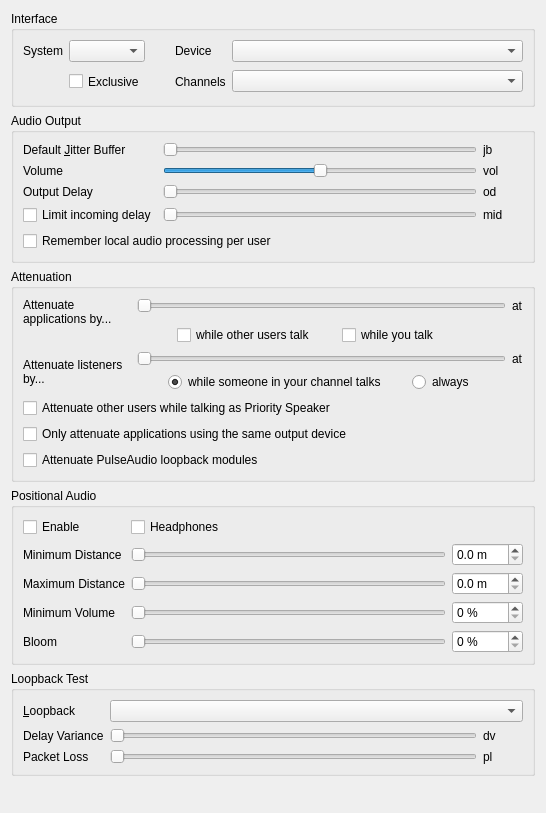
<?xml version="1.0" encoding="UTF-8"?>
<ui version="4.0">
 <class>AudioOutput</class>
 <widget class="QWidget" name="AudioOutput">
  <property name="geometry">
   <rect>
    <x>0</x>
    <y>0</y>
    <width>546</width>
    <height>813</height>
   </rect>
  </property>
  <property name="windowTitle">
   <string>Audio output</string>
  </property>
  <layout class="QVBoxLayout" name="verticalLayout">
   <item>
    <widget class="QGroupBox" name="qgbInterfaces">
     <property name="title">
      <string>Interface</string>
     </property>
     <layout class="QGridLayout" name="gridLayout_3">
      <item row="0" column="0">
       <widget class="QLabel" name="qliSystem">
        <property name="text">
         <string>System</string>
        </property>
        <property name="buddy">
         <cstring>qcbSystem</cstring>
        </property>
       </widget>
      </item>
      <item row="0" column="1">
       <widget class="MUComboBox" name="qcbSystem">
        <property name="sizePolicy">
         <sizepolicy hsizetype="MinimumExpanding" vsizetype="Fixed">
          <horstretch>0</horstretch>
          <verstretch>0</verstretch>
         </sizepolicy>
        </property>
        <property name="toolTip">
         <string>Output method for audio</string>
        </property>
        <property name="whatsThis">
         <string>&lt;b&gt;This is the output method to use for audio.&lt;/b&gt;</string>
        </property>
        <property name="accessibleName">
         <string>Audio output system</string>
        </property>
       </widget>
      </item>
      <item row="0" column="2">
       <spacer>
        <property name="orientation">
         <enum>Qt::Horizontal</enum>
        </property>
        <property name="sizeType">
         <enum>QSizePolicy::Maximum</enum>
        </property>
        <property name="sizeHint" stdset="0">
         <size>
          <width>24</width>
          <height>16</height>
         </size>
        </property>
       </spacer>
      </item>
      <item row="0" column="3">
       <widget class="QLabel" name="qliDevice">
        <property name="text">
         <string>Device</string>
        </property>
        <property name="buddy">
         <cstring>qcbDevice</cstring>
        </property>
       </widget>
      </item>
      <item row="0" column="4">
       <widget class="MUComboBox" name="qcbDevice">
        <property name="sizePolicy">
         <sizepolicy hsizetype="MinimumExpanding" vsizetype="Fixed">
          <horstretch>1</horstretch>
          <verstretch>0</verstretch>
         </sizepolicy>
        </property>
        <property name="toolTip">
         <string>Output device for audio</string>
        </property>
        <property name="whatsThis">
         <string>&lt;b&gt;This is the output device to use for audio.&lt;/b&gt;</string>
        </property>
        <property name="accessibleName">
         <string>Audio output device</string>
        </property>
        <property name="sizeAdjustPolicy">
         <enum>QComboBox::AdjustToContents</enum>
        </property>
        <property name="minimumContentsLength">
         <number>16</number>
        </property>
       </widget>
      </item>
      <item row="1" column="1">
       <widget class="QCheckBox" name="qcbExclusive">
        <property name="enabled">
         <bool>true</bool>
        </property>
        <property name="minimumSize">
         <size>
          <width>0</width>
          <height>27</height>
         </size>
        </property>
        <property name="toolTip">
         <string>Exclusive mode, not recommended.</string>
        </property>
        <property name="whatsThis">
         <string>&lt;b&gt;This opens the device in exclusive mode.&lt;/b&gt;&lt;br /&gt;No other application will be able to use the device.</string>
        </property>
        <property name="text">
         <string>Exclusive</string>
        </property>
       </widget>
      </item>
      <item row="1" column="3">
       <widget class="QLabel" name="qliChannelLayout">
        <property name="text">
         <string>Channels</string>
        </property>
        <property name="buddy">
         <cstring>qcbChannelLayout</cstring>
        </property>
       </widget>
      </item>
      <item row="1" column="4">
       <widget class="MUComboBox" name="qcbChannelLayout">
        <property name="sizePolicy">
         <sizepolicy hsizetype="MinimumExpanding" vsizetype="Fixed">
          <horstretch>1</horstretch>
          <verstretch>0</verstretch>
         </sizepolicy>
        </property>
        <property name="toolTip">
         <string>Channel layout for audio output</string>
        </property>
        <property name="whatsThis">
         <string>&lt;b&gt;This is the channel layout (e.g. stereo or surround) to mix the audio for.&lt;/b&gt;</string>
        </property>
        <property name="accessibleName">
         <string>Audio output channel layout</string>
        </property>
       </widget>
      </item>
     </layout>
    </widget>
   </item>
   <item>
    <widget class="QGroupBox" name="qgbOutput">
     <property name="title">
      <string>Audio Output</string>
     </property>
     <layout class="QGridLayout" name="gridLayout">
      <item row="1" column="2">
       <widget class="QLabel" name="qlVolume">
        <property name="text">
         <string notr="true">vol</string>
        </property>
       </widget>
      </item>
      <item row="2" column="1">
       <widget class="SemanticSlider" name="qsDelay">
        <property name="toolTip">
         <string>Amount of data to buffer</string>
        </property>
        <property name="whatsThis">
         <string>This sets the amount of data to pre-buffer in the output buffer. Experiment with different values and set it to the lowest which doesn't cause rapid jitter in the sound.</string>
        </property>
        <property name="accessibleName">
         <string>Output delay of incoming speech</string>
        </property>
        <property name="minimum">
         <number>1</number>
        </property>
        <property name="maximum">
         <number>10</number>
        </property>
        <property name="pageStep">
         <number>3</number>
        </property>
        <property name="orientation">
         <enum>Qt::Horizontal</enum>
        </property>
       </widget>
      </item>
      <item row="0" column="2">
       <widget class="QLabel" name="qlJitter">
        <property name="minimumSize">
         <size>
          <width>40</width>
          <height>0</height>
         </size>
        </property>
        <property name="text">
         <string notr="true">jb</string>
        </property>
       </widget>
      </item>
      <item row="2" column="0">
       <widget class="QLabel" name="qliDelay">
        <property name="text">
         <string>Output Delay</string>
        </property>
        <property name="buddy">
         <cstring>qsDelay</cstring>
        </property>
       </widget>
      </item>
      <item row="1" column="1">
       <widget class="SemanticSlider" name="qsVolume">
        <property name="toolTip">
         <string>Volume of incoming speech</string>
        </property>
        <property name="whatsThis">
         <string>&lt;b&gt;This adjusts the volume of incoming speech.&lt;/b&gt;&lt;br /&gt;Note that if you increase this beyond 100%, audio will be distorted.</string>
        </property>
        <property name="accessibleName">
         <string>Volume of incoming speech</string>
        </property>
        <property name="minimum">
         <number>0</number>
        </property>
        <property name="maximum">
         <number>200</number>
        </property>
        <property name="value">
         <number>100</number>
        </property>
        <property name="orientation">
         <enum>Qt::Horizontal</enum>
        </property>
       </widget>
      </item>
      <item row="1" column="0">
       <widget class="QLabel" name="qliVolume">
        <property name="text">
         <string>Volume</string>
        </property>
        <property name="buddy">
         <cstring>qsVolume</cstring>
        </property>
       </widget>
      </item>
      <item row="2" column="2">
       <widget class="QLabel" name="qlDelay">
        <property name="text">
         <string notr="true">od</string>
        </property>
       </widget>
      </item>
      <item row="0" column="1">
       <widget class="SemanticSlider" name="qsJitter">
        <property name="toolTip">
         <string>Safety margin for jitter buffer</string>
        </property>
        <property name="whatsThis">
         <string>&lt;b&gt;This sets the minimum safety margin for the jitter buffer.&lt;/b&gt;&lt;br /&gt;All incoming audio is buffered, and the jitter buffer continually tries to push the buffer to the minimum sustainable by your network, so latency can be as low as possible. This sets the minimum buffer size to use. If the start of sentences you hear is very jittery, increase this value.</string>
        </property>
        <property name="accessibleName">
         <string>Jitter buffer time</string>
        </property>
        <property name="minimum">
         <number>1</number>
        </property>
        <property name="maximum">
         <number>5</number>
        </property>
        <property name="pageStep">
         <number>2</number>
        </property>
        <property name="orientation">
         <enum>Qt::Horizontal</enum>
        </property>
       </widget>
      </item>
      <item row="0" column="0">
       <widget class="QLabel" name="qliJitter">
        <property name="text">
         <string>Default &amp;Jitter Buffer</string>
        </property>
        <property name="buddy">
         <cstring>qsJitter</cstring>
        </property>
       </widget>
      </item>
      <item row="3" column="0">
       <widget class="QCheckBox" name="qcbLimitIncomingDelay">
        <property name="toolTip">
         <string>Skip incoming audio that has been delayed for too long</string>
        </property>
        <property name="whatsThis">
         <string>&lt;b&gt;This limits how much delay incoming audio may accumulate.&lt;/b&gt;&lt;br /&gt;On unstable connections (or when the system stalls), the buffer holding incoming audio can grow indefinitely while a user transmits continuously, delaying their voice by several seconds. With this option enabled, audio that is delayed by more than the configured maximum is skipped, so voices stay close to live. Disable this if you would rather hear everything that was said, no matter how late it arrives.</string>
        </property>
        <property name="text">
         <string>Limit incoming delay</string>
        </property>
       </widget>
      </item>
      <item row="3" column="1">
       <widget class="SemanticSlider" name="qsMaxIncomingDelay">
        <property name="toolTip">
         <string>Maximum delay of incoming audio</string>
        </property>
        <property name="whatsThis">
         <string>&lt;b&gt;This sets the maximum delay incoming audio may accumulate before it is skipped.&lt;/b&gt;&lt;br /&gt;Lower values keep voices closer to live but drop audio sooner on connection hiccups; higher values lose less audio but tolerate a larger delay. If voices sound choppy on a bad connection, increase this value.</string>
        </property>
        <property name="accessibleName">
         <string>Maximum delay of incoming audio</string>
        </property>
        <property name="minimum">
         <number>1</number>
        </property>
        <property name="maximum">
         <number>50</number>
        </property>
        <property name="pageStep">
         <number>5</number>
        </property>
        <property name="orientation">
         <enum>Qt::Horizontal</enum>
        </property>
       </widget>
      </item>
      <item row="4" column="0" colspan="3">
       <widget class="QCheckBox" name="qcbPersistLocalAudioProcessing">
        <property name="toolTip">
         <string>Remember the per-user local audio processing across restarts</string>
        </property>
        <property name="whatsThis">
         <string>&lt;b&gt;This remembers the per-user local audio processing across restarts.&lt;/b&gt;&lt;br /&gt;The local noise suppression and signal-to-noise based amplification configured for individual users (via their context menu) normally only last for the current session. With this option enabled they are stored, keyed by the user's certificate, and applied again whenever that user is encountered.</string>
        </property>
        <property name="text">
         <string>Remember local audio processing per user</string>
        </property>
       </widget>
      </item>
      <item row="3" column="2">
       <widget class="QLabel" name="qlMaxIncomingDelay">
        <property name="minimumSize">
         <size>
          <width>40</width>
          <height>0</height>
         </size>
        </property>
        <property name="text">
         <string notr="true">mid</string>
        </property>
       </widget>
      </item>
     </layout>
    </widget>
   </item>
   <item>
    <widget class="QGroupBox" name="qgbAttenuation">
     <property name="toolTip">
      <string/>
     </property>
     <property name="title">
      <string>Attenuation</string>
     </property>
     <layout class="QGridLayout" name="gridLayout_4">
      <item row="8" column="0" colspan="3">
       <widget class="QCheckBox" name="qcbOnlyAttenuateSameOutput">
        <property name="toolTip">
         <string>If checked, Mumble will only attenuate applications that are using the same output source as Mumble</string>
        </property>
        <property name="whatsThis">
         <string>&lt;b&gt;Attenuate only applications using the same output as Mumble&lt;/b&gt;&lt;br /&gt;If checked, applications that use a different output than Mumble will not be attenuated.</string>
        </property>
        <property name="text">
         <string>Only attenuate applications using the same output device</string>
        </property>
       </widget>
      </item>
      <item row="0" column="1">
       <widget class="SemanticSlider" name="qsOtherVolume">
        <property name="toolTip">
         <string>Attenuation of other applications during speech</string>
        </property>
        <property name="whatsThis">
         <string>&lt;b&gt;Attenuate volume of other applications during speech&lt;/b&gt;&lt;br /&gt;Mumble supports decreasing the volume of other applications during incoming and/or outgoing speech. This sets the attenuation of other applications if the feature is enabled.</string>
        </property>
        <property name="accessibleName">
         <string>Attenuation percentage</string>
        </property>
        <property name="accessibleDescription">
         <string>During speech, the volume of other applications will be reduced by this amount</string>
        </property>
        <property name="minimum">
         <number>0</number>
        </property>
        <property name="maximum">
         <number>100</number>
        </property>
        <property name="value">
         <number>0</number>
        </property>
        <property name="orientation">
         <enum>Qt::Horizontal</enum>
        </property>
       </widget>
      </item>
      <item row="2" column="1">
       <layout class="QHBoxLayout" name="horizontalLayout_2">
        <item>
         <spacer name="horizontalSpacer">
          <property name="orientation">
           <enum>Qt::Horizontal</enum>
          </property>
          <property name="sizeType">
           <enum>QSizePolicy::Maximum</enum>
          </property>
          <property name="sizeHint" stdset="0">
           <size>
            <width>40</width>
            <height>20</height>
           </size>
          </property>
         </spacer>
        </item>
        <item>
         <widget class="QCheckBox" name="qcbAttenuateOthers">
          <property name="toolTip">
           <string>If checked Mumble lowers the volume of other applications while other users talk</string>
          </property>
          <property name="whatsThis">
           <string>&lt;b&gt;Attenuate applications while other users talk&lt;/b&gt;&lt;br /&gt;Mumble supports decreasing the volume of other applications during incoming and/or outgoing speech. This makes mumble activate the feature while other users talk to you.</string>
          </property>
          <property name="text">
           <string>while other users talk</string>
          </property>
         </widget>
        </item>
        <item>
         <spacer name="horizontalSpacer_3">
          <property name="orientation">
           <enum>Qt::Horizontal</enum>
          </property>
          <property name="sizeType">
           <enum>QSizePolicy::Fixed</enum>
          </property>
          <property name="sizeHint" stdset="0">
           <size>
            <width>20</width>
            <height>20</height>
           </size>
          </property>
         </spacer>
        </item>
        <item>
         <widget class="QCheckBox" name="qcbAttenuateOthersOnTalk">
          <property name="toolTip">
           <string>If checked Mumble lowers the volume of other applications while you talk</string>
          </property>
          <property name="whatsThis">
           <string>&lt;b&gt;Attenuate applications while you talk&lt;/b&gt;&lt;br /&gt;Mumble supports decreasing the volume of other applications during incoming and/or outgoing speech. This makes mumble activate the feature while you talk.</string>
          </property>
          <property name="text">
           <string>while you talk</string>
          </property>
         </widget>
        </item>
        <item>
         <spacer name="horizontalSpacer_2">
          <property name="orientation">
           <enum>Qt::Horizontal</enum>
          </property>
          <property name="sizeHint" stdset="0">
           <size>
            <width>40</width>
            <height>20</height>
           </size>
          </property>
         </spacer>
        </item>
       </layout>
      </item>
      <item row="0" column="0" rowspan="3">
       <widget class="QLabel" name="qliOtherVolume">
        <property name="text">
         <string>Attenuate applications by...</string>
        </property>
        <property name="alignment">
         <set>Qt::AlignLeading|Qt::AlignLeft|Qt::AlignTop</set>
        </property>
        <property name="wordWrap">
         <bool>true</bool>
        </property>
        <property name="buddy">
         <cstring>qsOtherVolume</cstring>
        </property>
       </widget>
      </item>
      <item row="7" column="0" colspan="3">
       <widget class="QCheckBox" name="qcbAttenuateUsersOnPrioritySpeak">
        <property name="toolTip">
         <string>If checked Mumble lowers the volume of other users while you talk if you have the &quot;Priority Speaker&quot; status.</string>
        </property>
        <property name="whatsThis">
         <string>&lt;b&gt;Attenuate other users while talking as Priority Speaker&lt;/b&gt;&lt;br /&gt;Mumble supports decreasing the volume of other users while you talk as the &lt;i&gt;Priority Speaker&lt;/i&gt; to avoid getting disturbed. Checking this checkbox will enable this feature.</string>
        </property>
        <property name="text">
         <string>Attenuate other users while talking as Priority Speaker</string>
        </property>
       </widget>
      </item>
      <item row="0" column="2">
       <widget class="QLabel" name="qlOtherVolume">
        <property name="text">
         <string notr="true">at</string>
        </property>
       </widget>
      </item>
      <item row="9" column="0" colspan="3">
       <widget class="QCheckBox" name="qcbAttenuateLoopbacks">
        <property name="toolTip">
         <string>If checked, PulseAudio loopback modules will be attenuated</string>
        </property>
        <property name="whatsThis">
         <string>&lt;b&gt;Attenuate PulseAudio loopback modules&lt;/b&gt;&lt;br /&gt;If loopback modules are linked to Mumble's output device/sink, they will also be attenuated.</string>
        </property>
        <property name="text">
         <string>Attenuate PulseAudio loopback modules</string>
        </property>
       </widget>
      </item>
      <item row="3" column="1">
       <widget class="SemanticSlider" name="qsListenerAttenuation">
        <property name="maximum">
         <number>100</number>
        </property>
        <property name="orientation">
         <enum>Qt::Horizontal</enum>
        </property>
       </widget>
      </item>
      <item row="3" column="2">
       <widget class="QLabel" name="qlListenerAttenuation">
        <property name="text">
         <string>at</string>
        </property>
       </widget>
      </item>
      <item row="4" column="1">
       <layout class="QHBoxLayout" name="horizontalLayout">
        <item>
         <spacer name="horizontalSpacer_4">
          <property name="orientation">
           <enum>Qt::Horizontal</enum>
          </property>
          <property name="sizeType">
           <enum>QSizePolicy::Maximum</enum>
          </property>
          <property name="sizeHint" stdset="0">
           <size>
            <width>40</width>
            <height>20</height>
           </size>
          </property>
         </spacer>
        </item>
        <item>
         <widget class="QRadioButton" name="qrbAttenuateListenerWhileTalk">
          <property name="text">
           <string>while someone in your channel talks</string>
          </property>
          <property name="checked">
           <bool>true</bool>
          </property>
         </widget>
        </item>
        <item>
         <spacer name="horizontalSpacer_6">
          <property name="orientation">
           <enum>Qt::Horizontal</enum>
          </property>
          <property name="sizeType">
           <enum>QSizePolicy::Fixed</enum>
          </property>
          <property name="sizeHint" stdset="0">
           <size>
            <width>20</width>
            <height>20</height>
           </size>
          </property>
         </spacer>
        </item>
        <item>
         <widget class="QRadioButton" name="qrbAttenuateListenerAlways">
          <property name="text">
           <string>always</string>
          </property>
         </widget>
        </item>
        <item>
         <spacer name="horizontalSpacer_5">
          <property name="orientation">
           <enum>Qt::Horizontal</enum>
          </property>
          <property name="sizeHint" stdset="0">
           <size>
            <width>40</width>
            <height>20</height>
           </size>
          </property>
         </spacer>
        </item>
       </layout>
      </item>
      <item row="3" column="0" rowspan="2">
       <widget class="QLabel" name="qliListenerAttenuation">
        <property name="text">
         <string>Attenuate listeners by...</string>
        </property>
        <property name="wordWrap">
         <bool>true</bool>
        </property>
        <property name="buddy">
         <cstring>qsListenerAttenuation</cstring>
        </property>
       </widget>
      </item>
     </layout>
    </widget>
   </item>
   <item>
    <widget class="QGroupBox" name="qgbPositionalAudio">
     <property name="enabled">
      <bool>true</bool>
     </property>
     <property name="title">
      <string>Positional Audio</string>
     </property>
     <layout class="QGridLayout" name="gridLayout_2">
      <item row="0" column="2">
       <widget class="QCheckBox" name="qcbHeadphones">
        <property name="toolTip">
         <string>The connected &quot;speakers&quot; are actually headphones</string>
        </property>
        <property name="whatsThis">
         <string>Checking this indicates that you don't have speakers connected, just headphones. This is important, as speakers are usually in front of you, while headphones are directly to your left/right.</string>
        </property>
        <property name="text">
         <string>Headphones</string>
        </property>
       </widget>
      </item>
      <item row="7" column="2">
       <widget class="SemanticSlider" name="qsMinimumVolume">
        <property name="toolTip">
         <string/>
        </property>
        <property name="whatsThis">
         <string>What should the volume be at the maximum distance?</string>
        </property>
        <property name="accessibleName">
         <string>Minimum volume</string>
        </property>
        <property name="orientation">
         <enum>Qt::Horizontal</enum>
        </property>
       </widget>
      </item>
      <item row="3" column="2">
       <widget class="SemanticSlider" name="qsMinDistance">
        <property name="toolTip">
         <string/>
        </property>
        <property name="statusTip">
         <string/>
        </property>
        <property name="whatsThis">
         <string>This sets the minimum distance for sound calculations. The volume of other users' speech will not decrease until they are at least this far away from you.</string>
        </property>
        <property name="accessibleName">
         <string>Minimum distance</string>
        </property>
        <property name="orientation">
         <enum>Qt::Horizontal</enum>
        </property>
       </widget>
      </item>
      <item row="6" column="2">
       <widget class="SemanticSlider" name="qsMaxDistance">
        <property name="toolTip">
         <string/>
        </property>
        <property name="whatsThis">
         <string>This sets the maximum distance for sound calculations. When farther away than this, other users' speech volume will not decrease any further.</string>
        </property>
        <property name="accessibleName">
         <string>Maximum distance</string>
        </property>
        <property name="orientation">
         <enum>Qt::Horizontal</enum>
        </property>
       </widget>
      </item>
      <item row="0" column="1">
       <widget class="QCheckBox" name="qcbPositional">
        <property name="text">
         <string>Enable</string>
        </property>
       </widget>
      </item>
      <item row="8" column="3">
       <widget class="QSpinBox" name="qsbBloom">
        <property name="suffix">
         <string> %</string>
        </property>
       </widget>
      </item>
      <item row="6" column="1">
       <widget class="QLabel" name="qlMaxDistance">
        <property name="text">
         <string>Maximum Distance</string>
        </property>
        <property name="buddy">
         <cstring>qsMaxDistance</cstring>
        </property>
       </widget>
      </item>
      <item row="7" column="3">
       <widget class="QSpinBox" name="qsbMinimumVolume">
        <property name="suffix">
         <string> %</string>
        </property>
       </widget>
      </item>
      <item row="8" column="2">
       <widget class="SemanticSlider" name="qsBloom">
        <property name="toolTip">
         <string>Factor for sound volume increase</string>
        </property>
        <property name="whatsThis">
         <string>How much should sound volume increase for sources that are really close?</string>
        </property>
        <property name="accessibleName">
         <string>Bloom</string>
        </property>
        <property name="orientation">
         <enum>Qt::Horizontal</enum>
        </property>
       </widget>
      </item>
      <item row="8" column="1">
       <widget class="QLabel" name="qlBloom">
        <property name="text">
         <string>Bloom</string>
        </property>
        <property name="buddy">
         <cstring>qsBloom</cstring>
        </property>
       </widget>
      </item>
      <item row="6" column="3">
       <widget class="QDoubleSpinBox" name="qsbMaximumDistance">
        <property name="suffix">
         <string> m</string>
        </property>
        <property name="decimals">
         <number>1</number>
        </property>
       </widget>
      </item>
      <item row="7" column="1">
       <widget class="QLabel" name="qlMinimumVolume">
        <property name="text">
         <string>Minimum Volume</string>
        </property>
        <property name="buddy">
         <cstring>qsMinimumVolume</cstring>
        </property>
       </widget>
      </item>
      <item row="3" column="1">
       <widget class="QLabel" name="qlMinDistance">
        <property name="text">
         <string>Minimum Distance</string>
        </property>
        <property name="buddy">
         <cstring>qsMinDistance</cstring>
        </property>
       </widget>
      </item>
      <item row="3" column="3">
       <widget class="QDoubleSpinBox" name="qsbMinimumDistance">
        <property name="suffix">
         <string> m</string>
        </property>
        <property name="decimals">
         <number>1</number>
        </property>
       </widget>
      </item>
     </layout>
    </widget>
   </item>
   <item>
    <widget class="QGroupBox" name="qgbLoopback">
     <property name="title">
      <string>Loopback Test</string>
     </property>
     <layout class="QGridLayout">
      <item row="1" column="0">
       <widget class="QLabel" name="qliPacketDelay">
        <property name="text">
         <string>Delay Variance</string>
        </property>
        <property name="buddy">
         <cstring>qsPacketDelay</cstring>
        </property>
       </widget>
      </item>
      <item row="1" column="1">
       <widget class="SemanticSlider" name="qsPacketDelay">
        <property name="toolTip">
         <string>Variance in packet latency</string>
        </property>
        <property name="whatsThis">
         <string>&lt;b&gt;This sets the packet latency variance for loopback testing.&lt;/b&gt;&lt;br /&gt;Most audio paths contain some variable latency. This allows you to set that variance for loopback mode testing. For example, if you set this to 15ms, this will emulate a network with 20-35ms ping latency or one with 80-95ms latency. Most domestic net connections have a variance of about 5ms.</string>
        </property>
        <property name="accessibleName">
         <string>Loopback artificial delay</string>
        </property>
        <property name="maximum">
         <number>100</number>
        </property>
        <property name="orientation">
         <enum>Qt::Horizontal</enum>
        </property>
       </widget>
      </item>
      <item row="1" column="2">
       <widget class="QLabel" name="qlPacketDelay">
        <property name="minimumSize">
         <size>
          <width>40</width>
          <height>0</height>
         </size>
        </property>
        <property name="text">
         <string notr="true">dv</string>
        </property>
       </widget>
      </item>
      <item row="2" column="0">
       <widget class="QLabel" name="qliPacketLoss">
        <property name="text">
         <string>Packet Loss</string>
        </property>
        <property name="buddy">
         <cstring>qsPacketLoss</cstring>
        </property>
       </widget>
      </item>
      <item row="2" column="1">
       <widget class="SemanticSlider" name="qsPacketLoss">
        <property name="toolTip">
         <string>Packet loss for loopback mode</string>
        </property>
        <property name="whatsThis">
         <string>&lt;b&gt;This sets the packet loss for loopback mode.&lt;/b&gt;&lt;br /&gt;This will be the ratio of packets lost. Unless your outgoing bandwidth is peaked or there's something wrong with your network connection, this will be 0%</string>
        </property>
        <property name="accessibleName">
         <string>Loopback artificial packet loss</string>
        </property>
        <property name="maximum">
         <number>50</number>
        </property>
        <property name="singleStep">
         <number>5</number>
        </property>
        <property name="pageStep">
         <number>20</number>
        </property>
        <property name="orientation">
         <enum>Qt::Horizontal</enum>
        </property>
       </widget>
      </item>
      <item row="2" column="2">
       <widget class="QLabel" name="qlPacketLoss">
        <property name="minimumSize">
         <size>
          <width>40</width>
          <height>0</height>
         </size>
        </property>
        <property name="text">
         <string notr="true">pl</string>
        </property>
       </widget>
      </item>
      <item row="0" column="0">
       <widget class="QLabel" name="qliLoopback">
        <property name="text">
         <string>&amp;Loopback</string>
        </property>
        <property name="buddy">
         <cstring>qcbLoopback</cstring>
        </property>
       </widget>
      </item>
      <item row="0" column="1" colspan="2">
       <widget class="MUComboBox" name="qcbLoopback">
        <property name="toolTip">
         <string>Desired loopback mode</string>
        </property>
        <property name="whatsThis">
         <string>&lt;b&gt;This enables one of the loopback test modes.&lt;/b&gt;&lt;br /&gt;&lt;i&gt;None&lt;/i&gt; - Loopback disabled&lt;br /&gt;&lt;i&gt;Local&lt;/i&gt; - Emulate a local server.&lt;br /&gt;&lt;i&gt;Server&lt;/i&gt; - Request loopback from server.&lt;br /&gt;Please note than when loopback is enabled, no other users will hear your voice. This setting is not saved on application exit.</string>
        </property>
        <property name="accessibleName">
         <string>Loopback test mode</string>
        </property>
        <property name="accessibleDescription">
         <string>The loopback test can be used to test your audio configuration. While the loopback test is enabled, others will not be able to hear you.</string>
        </property>
       </widget>
      </item>
     </layout>
    </widget>
   </item>
   <item>
    <spacer name="spacer">
     <property name="orientation">
      <enum>Qt::Vertical</enum>
     </property>
     <property name="sizeHint" stdset="0">
      <size>
       <width>20</width>
       <height>40</height>
      </size>
     </property>
    </spacer>
   </item>
  </layout>
 </widget>
 <customwidgets>
  <customwidget>
   <class>MUComboBox</class>
   <extends>QComboBox</extends>
   <header>widgets/MUComboBox.h</header>
  </customwidget>
  <customwidget>
   <class>SemanticSlider</class>
   <extends>QSlider</extends>
   <header>widgets/SemanticSlider.h</header>
  </customwidget>
 </customwidgets>
 <tabstops>
  <tabstop>qcbSystem</tabstop>
  <tabstop>qcbDevice</tabstop>
  <tabstop>qcbExclusive</tabstop>
  <tabstop>qsJitter</tabstop>
  <tabstop>qsVolume</tabstop>
  <tabstop>qsDelay</tabstop>
  <tabstop>qcbLimitIncomingDelay</tabstop>
  <tabstop>qsMaxIncomingDelay</tabstop>
  <tabstop>qsOtherVolume</tabstop>
  <tabstop>qcbAttenuateOthers</tabstop>
  <tabstop>qcbAttenuateOthersOnTalk</tabstop>
  <tabstop>qcbAttenuateUsersOnPrioritySpeak</tabstop>
  <tabstop>qcbOnlyAttenuateSameOutput</tabstop>
  <tabstop>qcbAttenuateLoopbacks</tabstop>
  <tabstop>qcbPositional</tabstop>
  <tabstop>qcbHeadphones</tabstop>
  <tabstop>qsMinDistance</tabstop>
  <tabstop>qsbMinimumDistance</tabstop>
  <tabstop>qsMaxDistance</tabstop>
  <tabstop>qsbMaximumDistance</tabstop>
  <tabstop>qsMinimumVolume</tabstop>
  <tabstop>qsbMinimumVolume</tabstop>
  <tabstop>qsBloom</tabstop>
  <tabstop>qsbBloom</tabstop>
  <tabstop>qcbLoopback</tabstop>
  <tabstop>qsPacketDelay</tabstop>
  <tabstop>qsPacketLoss</tabstop>
 </tabstops>
 <resources/>
 <connections/>
</ui>
